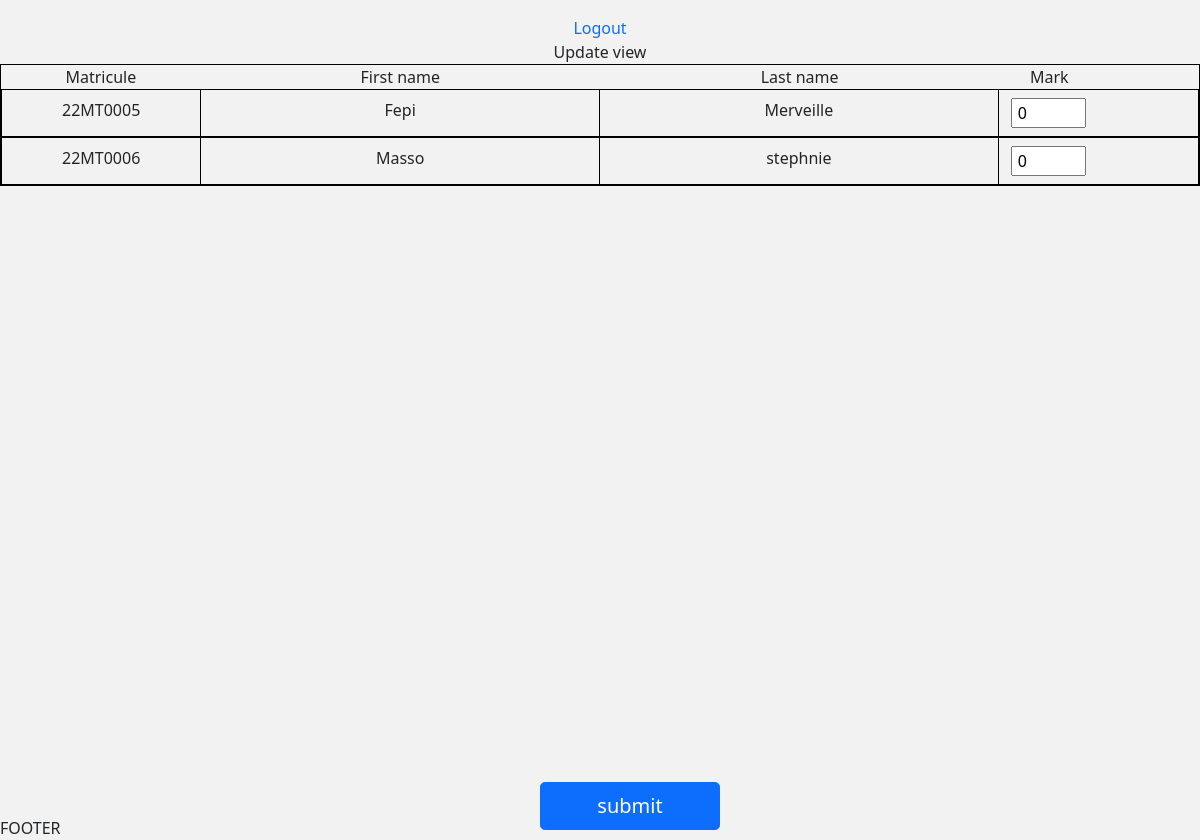
Page /my-courses/6/6/ (signed in) on the committed database.
### marks/models.py (models this page shows, shortened)
class Mark(models.Model):
    student = models.ForeignKey(Student, on_delete=models.CASCADE)
    attendance = models.ForeignKey(Attendance, on_delete=models.CASCADE)
    course = models.ForeignKey(Course, on_delete=models.CASCADE)
    ca = models.IntegerField(verbose_name=" continuous assesment",default=0)
    exam = models.IntegerField(verbose_name="Exams assesment",default=0)
    resit = models.IntegerField(verbose_name="Resit",default=0)

### student/models.py (models this page shows, shortened)
class Student(models.Model):
    department = models.ForeignKey(Department, on_delete=models.CASCADE)
    first_name = models.CharField(max_length=32, verbose_name="First name")
    last_name = models.CharField(max_length=32, verbose_name="Last name")
    matricule_number = models.CharField(max_length=8, verbose_name="Matricule number", unique=True )
    date_of_birth = models.DateField(verbose_name="date of birth")
    email = models.EmailField(max_length=32, unique=True)
    institutional_email = models.EmailField(max_length=32, unique=True)
    created_at = models.DateTimeField(auto_now_add=True)
    updated_at = models.DateTimeField(auto_now=True)

### teacher/views.py (the view, shortened to what this page needs)
# urls.py: path('my-courses/<int:course_id>/<int:id>/',views.render_update_marks,name='show-marks'),
@login_required(login_url="/login")
def render_update_marks(request,course_id, id=None):
   exam_type = None
   if id == 1:
       exam_type = 'ca'
   elif id == 2:
       exam_type = 'exam'
   else:
       exam_type = 'resit'
   if  request.user.is_authenticated == False:
       return redirect('login')
   context = {}
   student_marks = []
   current_date = datetime.datetime.now()
   attendance_date_arr = []
   attendance_dates = Attendance.objects.filter(course_id=course_id,
   date__contains=str(current_date)[:4])
   for attendance_date in attendance_dates:
       attendance_date_arr.append(attendance_date.id)
       student_marks.append(Mark.objects.get(attendance_id=attendance_date.id,
course_id=course_id))
       markFormSet = modelformset_factory(Mark, fields = [f"{exam_type}"])
       form = markFormSet(queryset=Mark.objects.filter(attendance_id__in = attendance_date_arr))
   context['student_marks'] = student_marks
   context['form'] = form
   context['course_id'] = course_id
   context['id'] = id
   return render(request, 'teacher/display_marks.html',context)

### teacher/templates/teacher/display_marks.html (shortened to what this page needs)
{% extends 'base.html' %}
{% block content %}
{% include 'snippets/header.html' %}
		<div class="text-center">Update view</div>
        <div class="container-fluid">
            <div class="row text-center">
                <div class="col-2">
                    <div>
                        Matricule
                    </div>
                </div>
                <div class="col-4">
                    <div>
                    First name
                    </div>
                </div>
                <div class="col-4">
                    <div>
                    Last name
                    </div>
                </div>
                <div class="col-1">
                    <div>
                        Mark
                    </div>
                </div>
                <form action={% url 'show-marks' course_id id  %} method="POST"> {% csrf_token %}
                {% for marks in student_marks %}
                {% for f in form %}
                {% if forloop.counter == forloop.parentloop.counter %}
                <div class="row">
                <div class="col-2 py-2 border-r  text-center">
                    <div> {{marks.student.matricule_number}} </div>
                </div>
                <div class="col-4 py-2 border-r  text-center">
                    <div> {{marks.student.first_name}} </div>
                </div>
                <div class="col-4 py-2 border-r  text-center">
                    <div> {{marks.student.last_name}} </div>
                </div>
                <div class="col-1 py-2">
                        {{f}}
                </div>
            </div>
                {% endif %}
                {% endfor %}
                {% endfor %}
                <button class="btn btn-lg btn-primary bt-submit">submit</button>
            </form>
            </div>
        </div>
{% endblock content %}

### templates/snippets/base_css.html (style rules this page uses)
body { background-color: #f2f2f2; font-family: "Segoe UI"; font-weight: 380; }
:root { --main-background-color: #f2f2f2; --dark-background-color: #a2a2a2; --secondary-text-color: #808080; --light-primary-text-color: #0080ff; }

### teacher/templates/teacher/display_marks.html (style rules this page uses)
.bt-submit { position: absolute; left: 45%; bottom: 10px; z-index: 1; width: 15vw; }
input { width: 100%; padding: 1px 20px 1px 5px; }
.border-r { border-right: 1px solid black; }
.row { border: 1px solid black; }

### rows in the picture
Mark: student.matricule_number "22MT0005", student.first_name "Fepi", student.last_name "Merveille", form "0"
Mark: student.matricule_number "22MT0006", student.first_name "Masso", student.last_name "stephnie", form "0"
